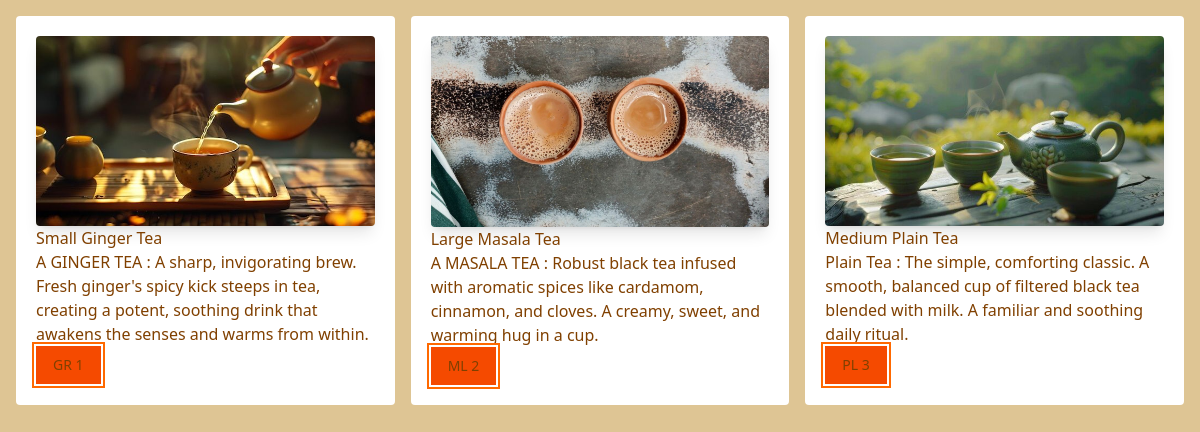
The app's page /chai/ with its own data.
### chai/models.py (models this page shows, shortened)
class ChaiVariety(models.Model):
  CHAI_TYPE_CHOICES = [
    ('ML', 'MASALA'),
    ('GR', 'GINGER'),
    ('KL', 'KIWI'),
    ('PL', 'PLAIN'),
    ('EL', 'ELAICHI'),
  ]
  name = models.CharField(max_length=100)
  image = models.ImageField(upload_to='chais/')
  date_added = models.DateTimeField(default=timezone.now)
  type = models.CharField(max_length=2, choices=CHAI_TYPE_CHOICES, default='ML')
  description = models.TextField(default="")

### chai/views.py (the view)
# urls.py: path('',views.all_chai,name= "all_chai"),
def all_chai(request):
    chais = ChaiVariety.objects.all()
    return render(request,"chai/all_chai.html",{'chais':chais})

### chai/templates/chai/all_chai.html (shortened to what this page needs)
{% extends "layout.html" %}
{% block content %}
<div class="grid grid-cols-3 gap-4 m-4">
    {% for chai in chais %}
    <div class="bg-white p-5 rounded">
        <img class="rounded shadow-lg " src="{{ chai.image.url }}" alt="{{ chai.name }}">
        <h3>{{ chai.name }}</h3>
        <p>{{ chai.description }}</p>
        <a href="{% url "chai_detail" chai.id %}">
            <button type="button" class="inline-flex items-center w-[100] justify-center px-4 py-2 border border-transparent text-sm font-medium rounded-mdtext-white bg-orange-600 hover:bg-orange-700 focus:outline-none focus: ring-2 focus: ring-offset-2 focus: ring-orange-500">
                {{chai.type}} {{chai.id}}
            </button>
        </a>
    </div>
    {% endfor %}
</div>
{% endblock %}

### templates/layout.html (shortened to what this page needs)
{% load static tailwind_tags %}
{% load static %}
<!DOCTYPE html>
<html lang="en">
<head>
    <link rel="stylesheet" href ="{% static 'style.css' %}">
    {% tailwind_css %}
</head>
<body>
    {% block content %}{% endblock %}
</body>
</html>

### static/style.css (style rules this page uses)
body { background-color: #dec594; color: #804000; }

### records on screen
ChaiVariety: image (picture), name "Small Ginger Tea", description "A GINGER TEA : A sharp, invigorating brew. Fresh ginger's spicy kick steeps in tea, creating a potent, soothing drink that awakens the senses and warms from within.", type "GR", id "1"
ChaiVariety: image (picture), name "Large Masala Tea", description "A MASALA TEA : Robust black tea infused with aromatic spices like cardamom, cinnamon, and cloves. A creamy, sweet, and warming hug in a cup.", type "ML", id "2"
ChaiVariety: image (picture), name "Medium Plain Tea", description "Plain Tea : The simple, comforting classic. A smooth, balanced cup of filtered black tea blended with milk. A familiar and soothing daily ritual.", type "PL", id "3"
